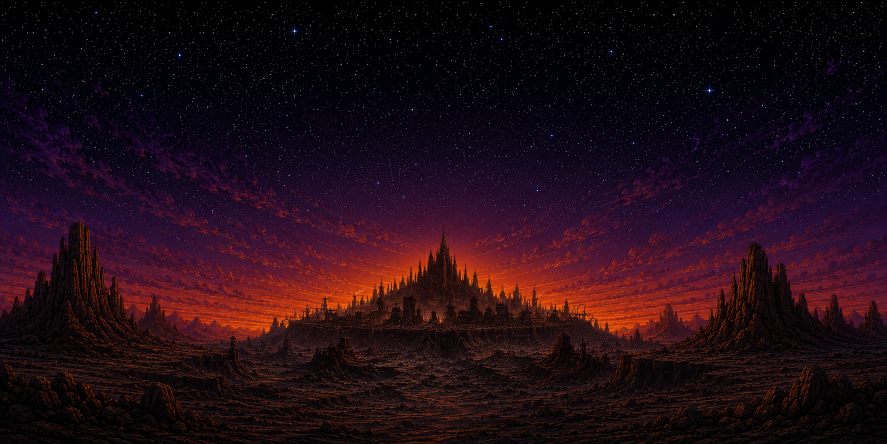
#> input picture ROOT_SRC_assets/Mechanist_art_SRC_do_not_MODIFY/Mechanist art/Background/Backdrop.png, 1774 x 887 px (shown at 1/2 size); its folder holds only this picture in this run
$ python scrub_all_asset_template_matches.py
#> lines starting #> are read from the running program, lines starting #| are printed output that depends on the picture; pictures that were not available may be replaced by others from this repository, and a replacement may not be noted
#!/usr/bin/env python3
"""
Template-driven all-asset visual scrubber.

Scans every image under the configured source asset roots, finds source-template
matches, and mechanically edits the matched regions in place. This is intended
for broad legal-art cleanup where the same prohibited motif appears across many
source atlases. Packaged client/launcher assets are deliberately not part of the
default scan; regenerate those from cleaned source later.

Dependencies: Pillow and numpy.
"""

from __future__ import annotations

import argparse
import json
import logging
import os
from dataclasses import dataclass
from pathlib import Path

import numpy as np
from PIL import Image, ImageFilter


IMAGE_EXTENSIONS = {".png", ".jpg", ".jpeg", ".bmp", ".tif", ".tiff", ".webp"}
DEFAULT_ROOTS = [
    "ROOT_SRC_assets",
]


@dataclass(frozen=True)
class TemplateRule:
    path: Path
    threshold: float
    padding: int
    mode: str
    pixel_size: int
    blur_radius: float
    scales: tuple[float, ...]
    flip_horizontal: bool


@dataclass(frozen=True)
class Match:
    score: float
    left: int
    top: int
    right: int
    bottom: int
    template_name: str
    variant: str


def configure_logging(verbose: bool) -> None:
    logging.basicConfig(level=logging.DEBUG if verbose else logging.INFO, format="%(levelname)s: %(message)s")


def load_rules(config_path: Path) -> list[TemplateRule]:
    with config_path.open("r", encoding="utf-8") as handle:
#> (reads ROOT_tools/atlas_asset_pipeline/configs/all_asset_template_scrub_config.json from the repository)
        data = json.load(handle)
    rules = []
    base = config_path.parent
    for entry in data.get("templates", []):
        rules.append(
            TemplateRule(
                path=(base / entry["path"]).resolve(),
                threshold=float(entry.get("threshold", data.get("threshold", 0.72))),
                padding=int(entry.get("padding", data.get("padding", 4))),
                mode=str(entry.get("mode", data.get("mode", "pixelate"))).lower(),
                pixel_size=int(entry.get("pixel_size", data.get("pixel_size", 12))),
                blur_radius=float(entry.get("blur_radius", data.get("blur_radius", 8))),
                scales=tuple(float(item) for item in entry.get("scales", data.get("scales", [1.0]))),
                flip_horizontal=bool(entry.get("flip_horizontal", data.get("flip_horizontal", True))),
            )
        )
#> in process, opened is the input picture: PIL image 1774x887 RGB; mean R, G, B 33.7, 12.1, 20.9
    if not rules:
        raise ValueError("Config must contain at least one template rule")
    return rules


def image_to_gray_array(image: Image.Image) -> np.ndarray:
    return np.asarray(image.convert("L"), dtype=np.float32) / 255.0
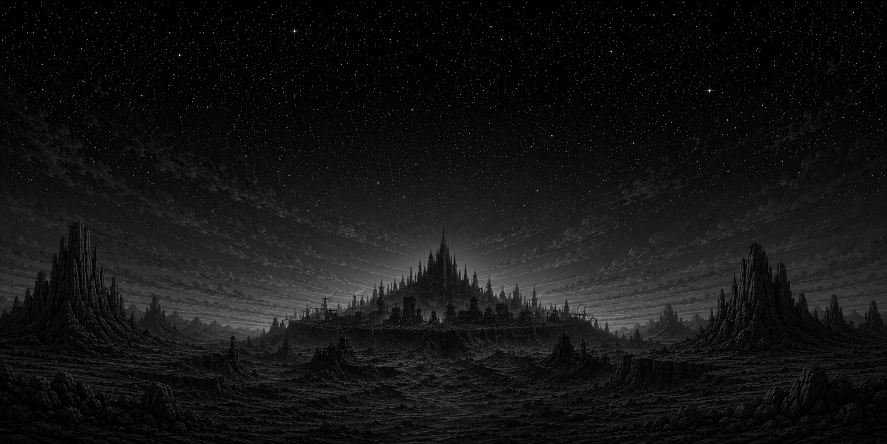
#> returned value: shape (887, 1774) float32 (shown at 1/2 size); min 0, max 1, mean 0.0767


def fft_correlate_valid(image: np.ndarray, template_zero_mean: np.ndarray) -> np.ndarray:
    ih, iw = image.shape
    th, tw = template_zero_mean.shape
    pad_shape = (ih + th - 1, iw + tw - 1)
    rotated = template_zero_mean[::-1, ::-1]
    corr = np.fft.irfft2(
        np.fft.rfft2(image, pad_shape) * np.fft.rfft2(rotated, pad_shape),
        pad_shape,
    )
    return corr[th - 1 : ih, tw - 1 : iw]


def window_sums(image: np.ndarray, height: int, width: int) -> tuple[np.ndarray, np.ndarray]:
    integral = np.pad(image, ((1, 0), (1, 0)), mode="constant").cumsum(axis=0).cumsum(axis=1)
    integral_sq = np.pad(image * image, ((1, 0), (1, 0)), mode="constant").cumsum(axis=0).cumsum(axis=1)

    sums = integral[height:, width:] - integral[:-height, width:] - integral[height:, :-width] + integral[:-height, :-width]
    sums_sq = (
        integral_sq[height:, width:]
        - integral_sq[:-height, width:]
        - integral_sq[height:, :-width]
        + integral_sq[:-height, :-width]
    )
    return sums, sums_sq


def similarity_match(image: np.ndarray, template: np.ndarray) -> np.ndarray:
    th, tw = template.shape
    sums, sums_sq = window_sums(image, th, tw)
    area = float(th * tw)
    template_zero_mean = template - float(template.mean())
    template_energy = float((template_zero_mean * template_zero_mean).sum())
    if template_energy <= 1.0e-9:
        return np.zeros((image.shape[0] - th + 1, image.shape[1] - tw + 1), dtype=np.float32)

    cross = fft_correlate_valid(image, template_zero_mean)
    window_energy = sums_sq - ((sums * sums) / area)
    usable = window_energy > (area * 0.0004)
    scores = np.zeros_like(cross, dtype=np.float32)
    scores[usable] = cross[usable] / np.sqrt(window_energy[usable] * template_energy)
    return np.clip(scores, -1.0, 1.0)


def overlaps(a: Match, b: Match) -> bool:
    return not (a.right <= b.left or b.right <= a.left or a.bottom <= b.top or b.bottom <= a.top)


def template_variants(template_image: Image.Image, rule: TemplateRule):
    seen: set[tuple[int, int, str]] = set()
    for scale in rule.scales:
        width = max(4, int(round(template_image.width * scale)))
        height = max(4, int(round(template_image.height * scale)))
        if width < 4 or height < 4:
            continue
        scaled = template_image.resize((width, height), Image.Resampling.BICUBIC)
        variants = [("scale=%.3g" % scale, scaled)]
        if rule.flip_horizontal:
            variants.append(("scale=%.3g,flip=h" % scale, scaled.transpose(Image.Transpose.FLIP_LEFT_RIGHT)))
        for name, variant in variants:
            key = (variant.width, variant.height, name)
            if key in seen:
                continue
            seen.add(key)
            yield name, variant


def find_matches(image: Image.Image, rule: TemplateRule) -> list[Match]:
    template_image = Image.open(rule.path).convert("RGBA")
    source_gray = image_to_gray_array(image)

    candidates = []
    for variant_name, variant_image in template_variants(template_image, rule):
        if variant_image.width > image.width or variant_image.height > image.height:
            continue
        template_gray = image_to_gray_array(variant_image)
        scores = similarity_match(source_gray, template_gray)

        ys, xs = np.where(scores >= rule.threshold)
        candidates.extend(
            Match(
                score=float(scores[y, x]),
                left=max(0, int(x) - rule.padding),
                top=max(0, int(y) - rule.padding),
                right=min(image.width, int(x) + variant_image.width + rule.padding),
                bottom=min(image.height, int(y) + variant_image.height + rule.padding),
                template_name=rule.path.name,
                variant=variant_name,
            )
            for y, x in zip(ys, xs)
        )
#> this loop made 2 passes
#> (variant_name, area in similarity_match, template_energy in similarity_match) on pass 1: ('scale=1', 1573538, 11486)
#> pass 1, in window_sums, `integral = np.pad(image, ((1, 0), (1, 0)), mode="constant").cumsum(axi..`:
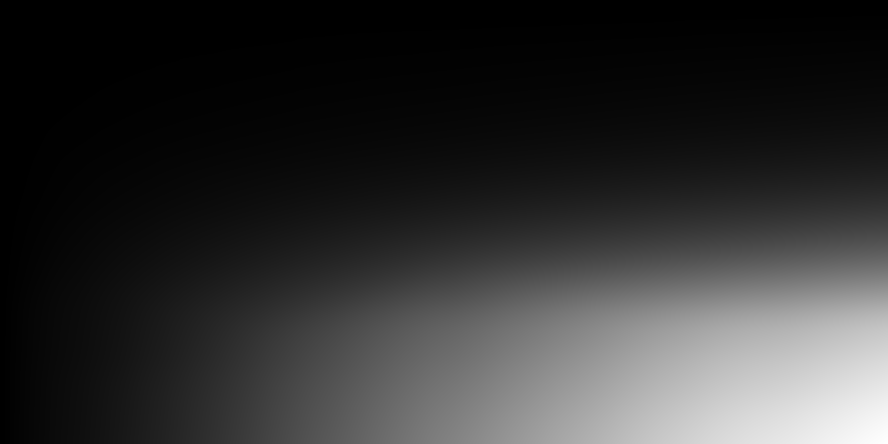
#> integral: shape (888, 1775) float32 (shown at 1/2 size); min 0, max 120687.4, mean 23511; drawn with min black and max white
#> pass 1, in window_sums, `integral_sq = np.pad(image * image, ((1, 0), (1, 0)), mode="constant")..`:
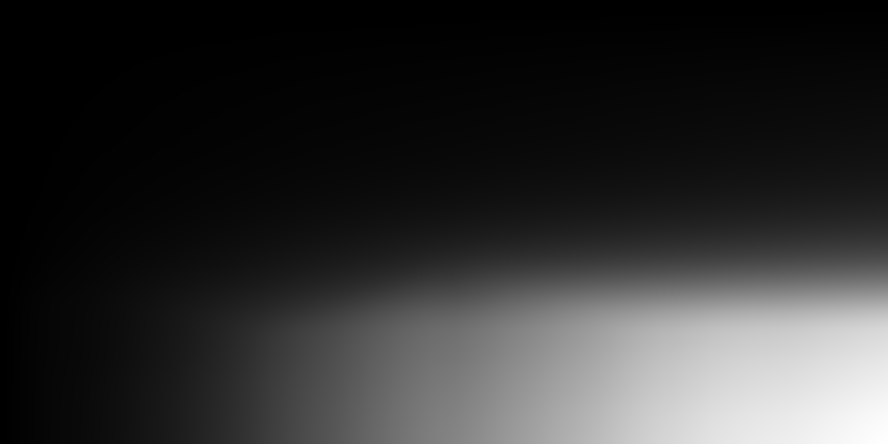
#> integral_sq: shape (888, 1775) float32 (shown at 1/2 size); min 0, max 20742.5, mean 3939.7; drawn with min black and max white
#> pass 1, in fft_correlate_valid, `rotated = template_zero_mean[::-1, ::-1]`:
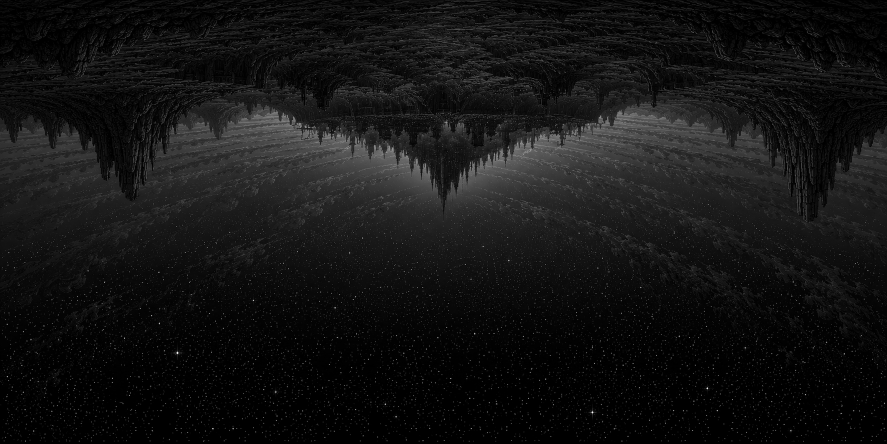
#> rotated: shape (887, 1774) float32 (shown at 1/2 size); min -0.0767, max 0.923, mean 1.1e-09; drawn with min black and max white
#> after the loop, candidates = 1 item
    candidates.sort(key=lambda item: item.score, reverse=True)

    kept: list[Match] = []
    for candidate in candidates:
        if not any(overlaps(candidate, existing) for existing in kept):
            kept.append(candidate)
#> this loop made 1 pass
#> after the loop, kept = 1 item
    return kept


# [73 lines left out: functions pixelate, edge_infill, edit_match, save_safely, not called in this run]


def iter_images(root: Path):
    for path in sorted(root.rglob("*")):
        if path.is_file() and path.suffix.lower() in IMAGE_EXTENSIONS:
            yield path


def process(config_path: Path, roots: list[Path], dry_run: bool) -> int:
    rules = load_rules(config_path)
    total = 0
    image_paths: list[Path] = []
    for root in roots:
        if not root.exists():
            logging.warning("Asset root missing: %s", root)
            continue
        image_paths.extend(iter_images(root))

    logging.info("Scanning %d source image(s) with %d template rule(s).", len(image_paths), len(rules))
    for index, path in enumerate(image_paths, start=1):
            logging.info("Scanning [%d/%d] %s", index, len(image_paths), path)
            with Image.open(path) as opened:
                image = opened.convert("RGBA") if opened.mode in {"P", "LA"} else opened.convert(opened.mode)
                matches: list[tuple[TemplateRule, Match]] = []
                for rule in rules:
                    matches.extend((rule, match) for match in find_matches(image, rule))
                if not matches:
                    continue
                matches.sort(key=lambda item: item[1].score, reverse=True)
                logging.info("%s: %d match(es)", path, len(matches))
                for rule, match in matches:
                    logging.info(
                        "  %s score=%.3f box=[%d,%d,%d,%d] mode=%s",
                        f"{match.template_name} {match.variant}",
                        match.score,
                        match.left,
                        match.top,
                        match.right - match.left,
                        match.bottom - match.top,
                        rule.mode,
                    )
                    if not dry_run:
                        edit_match(image, match, rule.mode, rule.pixel_size, rule.blur_radius)
                        total += 1
                if not dry_run:
                    save_safely(image, path)
    return total


def main() -> int:
    parser = argparse.ArgumentParser(description="Template-match and scrub prohibited motifs across source asset roots.")
    parser.add_argument("--config", default="ROOT_tools/atlas_asset_pipeline/configs/all_asset_template_scrub_config.json")
    parser.add_argument("--root", action="append", default=None, help="Asset root to scan. Can be repeated.")
    parser.add_argument("--dry-run", action="store_true")
    parser.add_argument("--verbose", action="store_true")
    args = parser.parse_args()
    configure_logging(args.verbose)

    roots = [Path(root).resolve() for root in (args.root or DEFAULT_ROOTS)]
    edited = process(Path(args.config).resolve(), roots, args.dry_run)
    logging.info("Done. Edited %d matched region(s).", edited)
    return 0


if __name__ == "__main__":
#> (the run stopped early here; a loop or call above may not have finished)
